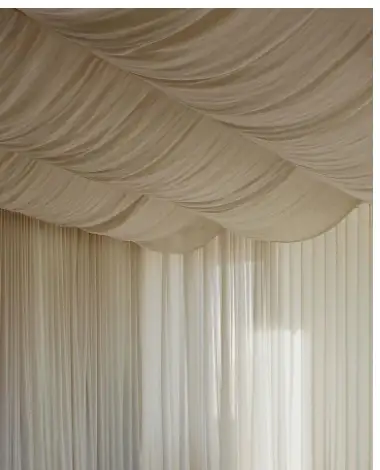
#> input picture restaurant-collages/assets/client_drape_reference.png, 380 x 470 px
$ python -i materials.py   (imports and definitions only)
#> lines starting #> are read from the running program, lines starting #| are printed output that depends on the picture; after the words box and inside, x2 and y2 are one past the last pixel; in counts of white or black regions, pixels touching at a corner belong together
#> further down, picture is the input picture: shape (470, 380, 3); mean B, G, R 128.2, 147.1, 158.1
"""materials — tileable material swatches + procedural paper / grain / edge / wash generators.

Area "materials" of the restaurant-collage asset library.  Everything is float32 0..1
(H, W, C) internally; RGBA files are 8-bit straight alpha.

Swatches (assets/mat/*.png, 1600 x 1600, seamlessly tileable, flattened lighting)
    velvet_terracotta, oak_fluted, marble, linen_glow, linen_plain, plaster_warm,
    glassblock, steel_brushed, terrazzo_cream, greenery
Full-canvas instances (A3, 4961 x 3508)
    paper_linen_A3.png, grain_A3.png
Client reference
    client_drape_soft.png (6x), client_drape_sheer.png (RGBA veil)

Reusable functions (see their docstrings):
    periodic_noise, fbm, warp_periodic, flatten_light, quilt, rectify_columns, tile, grade,
    linen_weave, key_foliage, seam_score,
    paper_linen, grain, torn_mask, deckle_rgba, drop_shadow, watercolour_wash,
    halftone, paper_cut_edge, upscale_soft
build() regenerates every asset, index.json and the contact sheet deterministically.
"""
from __future__ import annotations

import gc
import json
import os
import time

import cv2
import numpy as np
from PIL import Image, ImageDraw, ImageFont
from scipy import fft as sfft
from scipy import ndimage as ndi

Image.MAX_IMAGE_PIXELS = None

ROOT = os.path.abspath(os.path.join(os.path.dirname(__file__), '..', '..'))
MAT = os.path.join(ROOT, 'assets', 'mat')
BUILD = os.path.join(ROOT, 'build', 'materials')
PREV = os.path.join(ROOT, 'build', 'preview', 'materials')
CONTACT = os.path.join(ROOT, 'build', 'contact', 'materials.jpg')
A3 = (3508, 4961)          # (h, w)
SW = 1600                  # swatch size

PALETTE = {
    'ink': '#2B2420', 'linen': '#EFE6D6', 'oat': '#DCCDB4', 'sand': '#C9B391',
    'honey': '#E8B062', 'amber': '#D98A3D', 'ember': '#C2602E', 'terracotta': '#A9502F',
    'oxblood': '#6B2430', 'wine': '#4A1A26', 'oak': '#B07A45', 'sage': '#8E9A72',
    'leaf': '#4F6B3A', 'canopy': '#7FA35A', 'glass': '#C8DAD3', 'celadon': '#A9C4BC',
    'dusk': '#3D4A6B', 'indigo': '#262C45', 'violet': '#5A4E7A', 'steel': '#B8BCBD',
    'paper': '#EEE5D3',
}


def P(*parts):
    return os.path.join(ROOT, *parts)


# [28 lines left out: functions hexf, load_src, rescale, not called in this run]


def to_u8(a):
    return np.clip(np.floor(np.asarray(a, np.float32) * 255.0 + 0.5), 0, 255).astype(np.uint8)


# [33 lines left out: functions save_png, preview, not called in this run]


def lum(a):
    return (0.2126 * a[..., 0] + 0.7152 * a[..., 1] + 0.0722 * a[..., 2]).astype(np.float32)


# [11 lines left out: function gblur, not called in this run]


def smoothstep(e0, e1, x):
    t = np.clip((x - e0) / (e1 - e0), 0, 1)
    return t * t * (3 - 2 * t)


# --------------------------------------------------------------------------- #
# noise
# --------------------------------------------------------------------------- #

# [286 lines left out: functions periodic_noise, fbm, flatten_light, _mincut, _valid_positions, quilt and 4 more, not called in this run]


def modulate(rgb, delta, resp):
    """Apply a log-luminance modulation `delta` (H, W) using channel response exponents."""
    return np.clip(rgb * np.exp(delta[..., None] * resp[None, None, :]), 0, 1).astype(np.float32)


# --------------------------------------------------------------------------- #
# swatch helpers
# --------------------------------------------------------------------------- #

# [32 lines left out: functions _poly_sources, _match_means, not called in this run]


def _finish(tex):
    return np.clip(tex, 0, 1).astype(np.float32)


# --------------------------------------------------------------------------- #
# A) material swatches
# --------------------------------------------------------------------------- #

VELVET_POLYS = [  # cabin_interior.png backrest faces (clean velvet, no props)
    [[540, 2470], [800, 2375], [1100, 2280], [1450, 2235], [1840, 2215], [1840, 2630], [1500, 2710],
     [1200, 2785], [950, 2865], [800, 2925], [640, 3000], [540, 3060]],
    [[3330, 2220], [3720, 2240], [3720, 2680], [3330, 2700]],
    [[2880, 2215], [3280, 2215], [3280, 2440], [2880, 2440]],
]


# [57 lines left out: functions make_velvet, grade, not called in this run]


OAK_PERIOD = 50  # px per flute (groove centre at x = k * 50)


# [210 lines left out: functions _comb_lowpass, make_oak, _periodic_cells, _edge_hash, _jittered_points, _splat_flecks and 1 more, not called in this run]


# glassblock_wall_A.png mortar grid: joint centres and flat-mortar edges (measured)
GB_V = {272: (261, 280), 875: (864, 884), 1461: (1451, 1470), 1975: (1965, 1984), 2382: (2372, 2391),
        2761: (2751, 2769), 3152: (3143, 3161), 3565: (3555, 3573), 4155: (4145, 4163)}
GB_H = {778: (774, 788), 1181: (1175, 1188), 1860: (1852, 1867), 2500: (2493, 2508),
        2753: (2748, 2762), 3289: (3280, 3298)}
GB_COLS = [272, 875, 1461, 1975, 2382, 2761, 3152, 3565, 4155]
GB_ROWS = [None, 778, 1181, 1860, 2500, 2753, 3289]
# 3 x 3 mosaic of (row, col) source blocks (1-based, e.g. R3C2). Column 9 is cut by the image
# edge and rows 1/5 / columns 4-7 are too far from square, so they are not used.  Plant blocks
# sit on one diagonal; the two sunbursts and the three 'wave' blocks never touch (incl. wrap).
GB_LAYOUT = [[(3, 2), (6, 3), (4, 8)],
             [(3, 8), (4, 1), (2, 7)],
             [(6, 2), (6, 8), (6, 1)]]
GB_CELL = [0, 533, 1067, 1600]
GB_HALF_JOINT = 9


# [262 lines left out: functions _knot_map, make_glassblock, rectify_columns, make_linen_glow, _recolor, linen_weave and 3 more, not called in this run]


TERRAZZO_CHIPS = [  # (palette colour, weight, lightness jitter)
    ('#B4603F', 0.26, 0.10),   # terracotta / brick
    ('#C27A58', 0.08, 0.08),   # lighter terracotta
    ('#97A07C', 0.17, 0.08),   # sage
    ('#C99A4A', 0.15, 0.08),   # ochre
    ('#8E8C88', 0.14, 0.12),   # warm grey
    ('#5F5E5C', 0.05, 0.10),   # dark grey
    ('#F4F0E8', 0.15, 0.03),   # white marble
]


# [97 lines left out: functions _chip_polygon, make_terrazzo, not called in this run]


def key_foliage(im):
    """Key foliage (leaves + twigs) off a bright, neutral sky/skylight.  Returns RGBA with
    1-2 px anti-aliased edges; the source's violet sharpening fringe is treated as background
    and edge colours are replaced by colour bled from the solid leaf interior (no white or
    violet halos on dark backgrounds)."""
    r, g, b = im[..., 0], im[..., 1], im[..., 2]
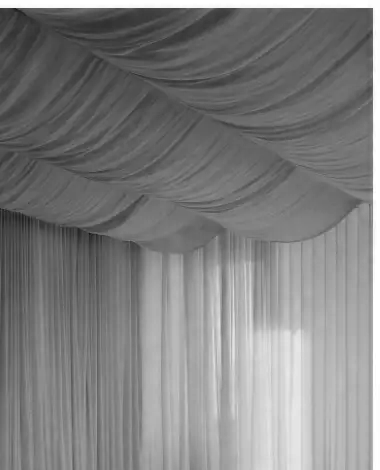
#> r: shape (470, 380); min 21, max 255, mean 128.2
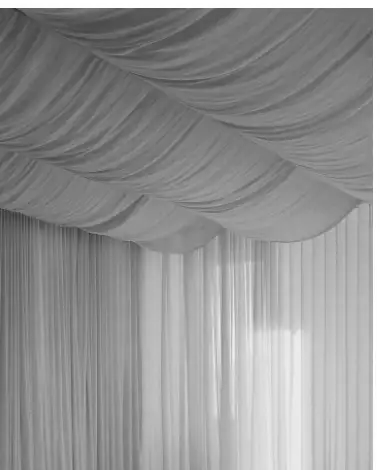
#> g: shape (470, 380); min 41, max 255, mean 147.1
    L = lum(im)
    mx, mn = im.max(-1), im.min(-1)
    sat = (mx - mn) / np.maximum(mx, 1e-3)
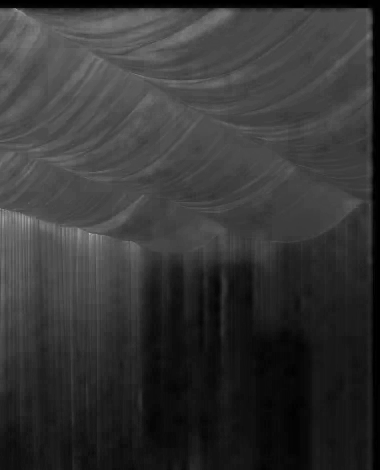
#> sat: shape (470, 380) float64; min 0, max 0.699, mean 0.211
    # background = bright neutral sky AND the grey/white skylight mullions (low saturation,
    # mid-to-high luminance); foreground = saturated leaves or dark twigs
    sky = (1 - smoothstep(0.20, 0.34, sat)) * smoothstep(0.30, 0.42, L)
#> in smoothstep, `return t * t * (3 - 2 * t)`:
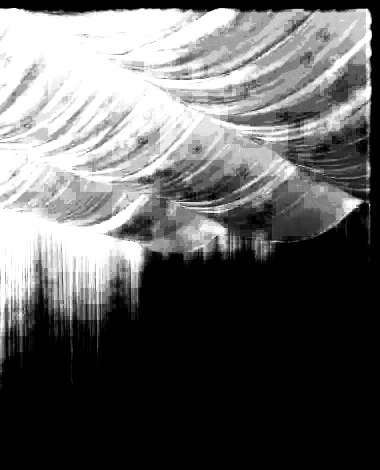
#> returned value: shape (470, 380) float64; min 0, max 1, mean 0.388
#> in smoothstep (call 2), `t = np.clip((x - e0) / (e1 - e0), 0, 1)`: t: shape (470, 380) float32; every value is 1
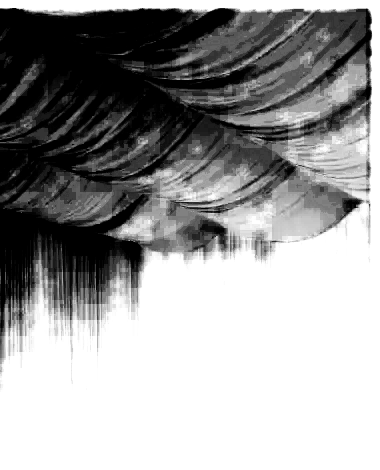
#> sky: shape (470, 380) float64; min 0, max 1, mean 0.612
    fringe = smoothstep(0.0, 0.06, b - g) * (1 - sky)
#> call 3 of smoothstep, with e0 = 0, e1 = 0.06
#> in smoothstep (call 3), `t = np.clip((x - e0) / (e1 - e0), 0, 1)`:
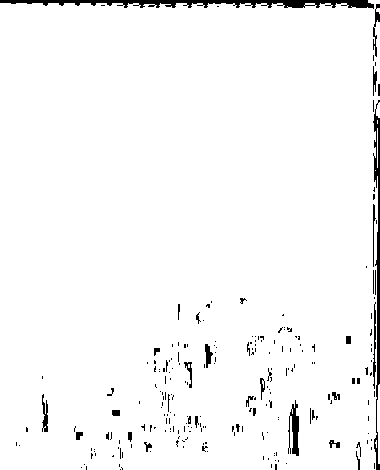
#> t: shape (470, 380) float64; values 0 (black) and 1 (white), 96.9% white; 225 black regions (188 under 20 px), largest, box (x1, y1, x2, y2) and area: (0, 0, 374, 9) 1761, (373, 100, 380, 470) 1058, (288, 400, 299, 456) 348
    f = cv2.GaussianBlur(np.clip((1 - sky) * (1 - fringe), 0, 1).astype(np.float32), (0, 0), 0.7)
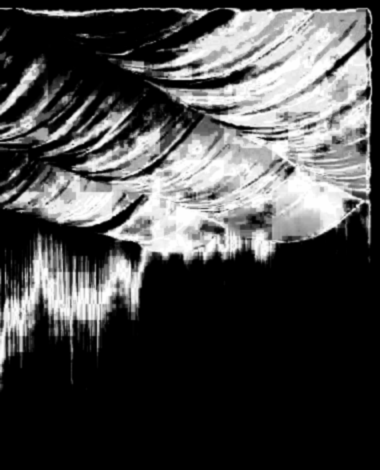
#> f: shape (470, 380) float32; min 0, max 0.25, mean 0.0719; drawn with min black and max white
    alpha = smoothstep(0.35, 0.70, f)
#> in smoothstep (call 4), `t = np.clip((x - e0) / (e1 - e0), 0, 1)`: t: shape (470, 380) float32; every value is 0
    core = (alpha > 0.95) & (fringe < 0.05)
#> core: shape (470, 380) bool; every value is 0
    core = cv2.erode(core.astype(np.uint8), np.ones((3, 3), np.uint8)).astype(np.float32)
    bl = []
    for sg in (2.5, 8, 24):
        num = cv2.GaussianBlur(im * core[..., None], (0, 0), sg)
        den = cv2.GaussianBlur(core, (0, 0), sg)
        bl.append((num / np.maximum(den, 1e-4)[..., None], den))
#> after the loop, bl = 3 items
    bleed = np.where((bl[0][1] > 0.02)[..., None], bl[0][0],
                     np.where((bl[1][1] > 0.01)[..., None], bl[1][0], bl[2][0]))
    near = cv2.dilate((1 - core).astype(np.uint8), np.ones((5, 5), np.uint8)) > 0
#> near: shape (470, 380) bool; every value is 1
    rgb = np.where(near[..., None], bleed, im)
    return np.dstack([np.clip(rgb, 0, 1), alpha]).astype(np.float32)
#> returned value: shape (470, 380, 4) float32; every value is 0


# [319 lines left out: functions make_greenery, _fibres, paper_linen, grain, _noise_field, _sdf and 7 more, not called in this run]


# --------------------------------------------------------------------------- #
# C) client drape reference
# --------------------------------------------------------------------------- #

DRAPE_BOX = (0, 9, 368, 470)   # content of client_drape_reference.png without its white border
DRAPE_SCALE = 6


# [35 lines left out: functions upscale_soft, make_drape, not called in this run]


# --------------------------------------------------------------------------- #
# build: assets, index.json, contact sheet
# --------------------------------------------------------------------------- #

SWATCHES = [
    # name, builder, description, anchors, suggested use
    ('velvet_terracotta', make_velvet,
     'Crushed terracotta velvet (banquette of cabin_interior.png): photographic fine pile band, '
     'periodic procedural crush/sheen, colour response of the real fabric (shadow -> oxblood, '
     'sheen -> orange). Flat-lit, seamless.',
     {'tile_period_px': [1600, 1600]},
     'Clip into cabin banquette / cushion shapes (collage 02); multiply a terracotta->oxblood '
     'gradient on top for depth.'),
    ('oak_fluted', make_oak,
     'Fluted / slatted oak wall from cabin_interior.png: grooves rectified to exactly 50 px pitch '
     '(perfectly vertical), every flute phase normalised to the wall-average profile (evenly '
     'lit), assembled from whole real slats, golden-oak grade.',
     {'tile_period_px': [1600, 1600], 'flute_pitch_px': OAK_PERIOD,
      'groove_centres_x': 'x = 50*k (k = 0..31), plus wrap', 'flutes_per_tile': SW // OAK_PERIOD},
     'Clip into the arched cabin shells / bar counter front; scale so pitch matches the drawing; '
     'keep vertical. Add a soft vertical light falloff per plane in the collage.'),
    ('marble', make_marble,
     'Warm-white polished marble with the cabin table character: gold-ochre veins with bleed, '
     'fine grey crackle network and nests, pepper flecks, clouding. Procedural (colours sampled '
     'from the table top), crisp at any scale, seamless.',
     {'tile_period_px': [1600, 1600]},
     'Table tops (ellipse-warp), bar top, sills.'),
    ('linen_glow', make_linen_glow,
     'Back-lit honey linen festoon swags (ceiling_lookup_A.png): swag columns rectified to 400 px, '
     'glow gradients flattened, lattice-quilted so seams run along gather lines.',
     {'tile_period_px': [1600, 1600], 'swag_column_width_px': 400,
      'gather_lines_x': [0, 400, 800, 1200]},
     'Ceiling draping planes (both collages): perspective-warp onto ceiling quads; screen/soft-'
     'light a honey glow on top.'),
    ('linen_plain', make_linen_plain,
     'Ivory plain-weave linen (procedural): slubbed yarns, per-thread tone, wandering threads, '
     'fibre fuzz, very soft cloth undulation. Thread pitch 5 px. Flat-lit, seamless.',
     {'tile_period_px': [1600, 1600], 'thread_pitch_px': 5},
     'Sheer / blind / curtain planes, label cards, base for translucent overlays (multiply or '
     'soft light at low opacity over photos for a linen-print feel).'),
    ('plaster_warm', make_plaster,
     'Warm lime plaster (wall under festoon_valance.png): real fine detail (scratches, pits, '
     'trowel grain) quilted, cloudy limewash mottle procedural, sand/plaster colour. Seamless.',
     {'tile_period_px': [1600, 1600]},
     'Wall planes, void drum, background card planes.'),
    ('glassblock', make_glassblock,
     '3 x 3 mosaic of real wavy glass blocks from glassblock_wall_A.png, re-gridded on the mortar: '
     'every block resampled to its cell, equal 18 px joints, mortar tone equalised; repeats '
     'exactly on the mortar grid.',
     {'tile_period_px': [1600, 1600], 'mortar_centre_lines_x': [0, 533, 1067],
      'mortar_centre_lines_y': [0, 533, 1067], 'joint_width_px': 2 * GB_HALF_JOINT,
      'block_pitch_px': [533, 534, 533]},
     'Glass-brick facade / screen (collage 01 facade, collage 02 edge screen). Tile with an '
     'offset that keeps mortar lines on the grid; overlay dusk/amber gradients in soft light.'),
    ('steel_brushed', make_steel,
     'Brushed stainless steel (procedural): horizontal grain at 3 scales, sparse scratches, broad '
     'satin bands, cool steel colour. Seamless.',
     {'tile_period_px': [1600, 1600], 'grain_direction': 'horizontal (x)'},
     'Void rail ring, bar details, pendants; rotate to follow the rail direction.'),
    ('terrazzo_cream', make_terrazzo,
     'Polished cream terrazzo (procedural): cream cement matrix with fine coloured sand, chips in '
     '4 size classes (terracotta, sage, ochre, warm/dark grey, white marble) with internal '
     'mottle and cut-edge rims, faint polish. Seamless.',
     {'tile_period_px': [1600, 1600]},
     'Floors (perspective warp), sills, table bases, swatch cards.'),
    ('greenery', make_greenery,
     'RGBA foliage overlay: the void tree canopy keyed off the skylight (void_lookup_B.png), '
     'violet fringe removed, edge colour decontaminated, quilted in premultiplied RGBA. '
     'Transparent where sky. Seamless.',
     {'tile_period_px': [1600, 1600], 'mean_alpha': None},
     'Canopy fill / leafy overlays around the tree (collage 01), shadow-play (fill black at '
     'low opacity), planters.'),
]


# [7 lines left out: function _font, not called in this run]


def _rel(path):
    return os.path.relpath(path, ROOT)


# [232 lines left out: functions _flat, _over, _demo_torn, _demo_washes, contact_sheet, build, not called in this run]


# [2 lines not run here, left out]

>>> import cv2
>>> picture = cv2.imread('../../assets/client_drape_reference.png')
>>> result = key_foliage(picture)
